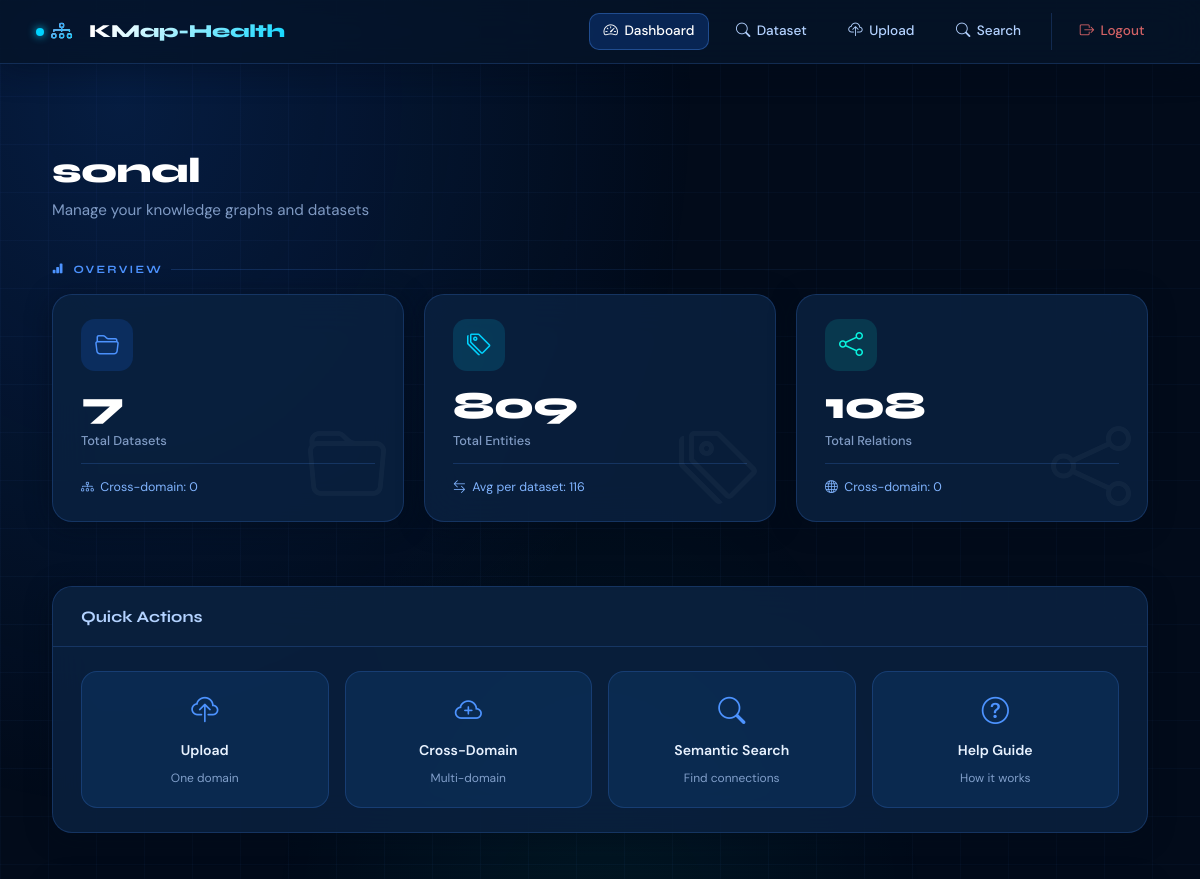
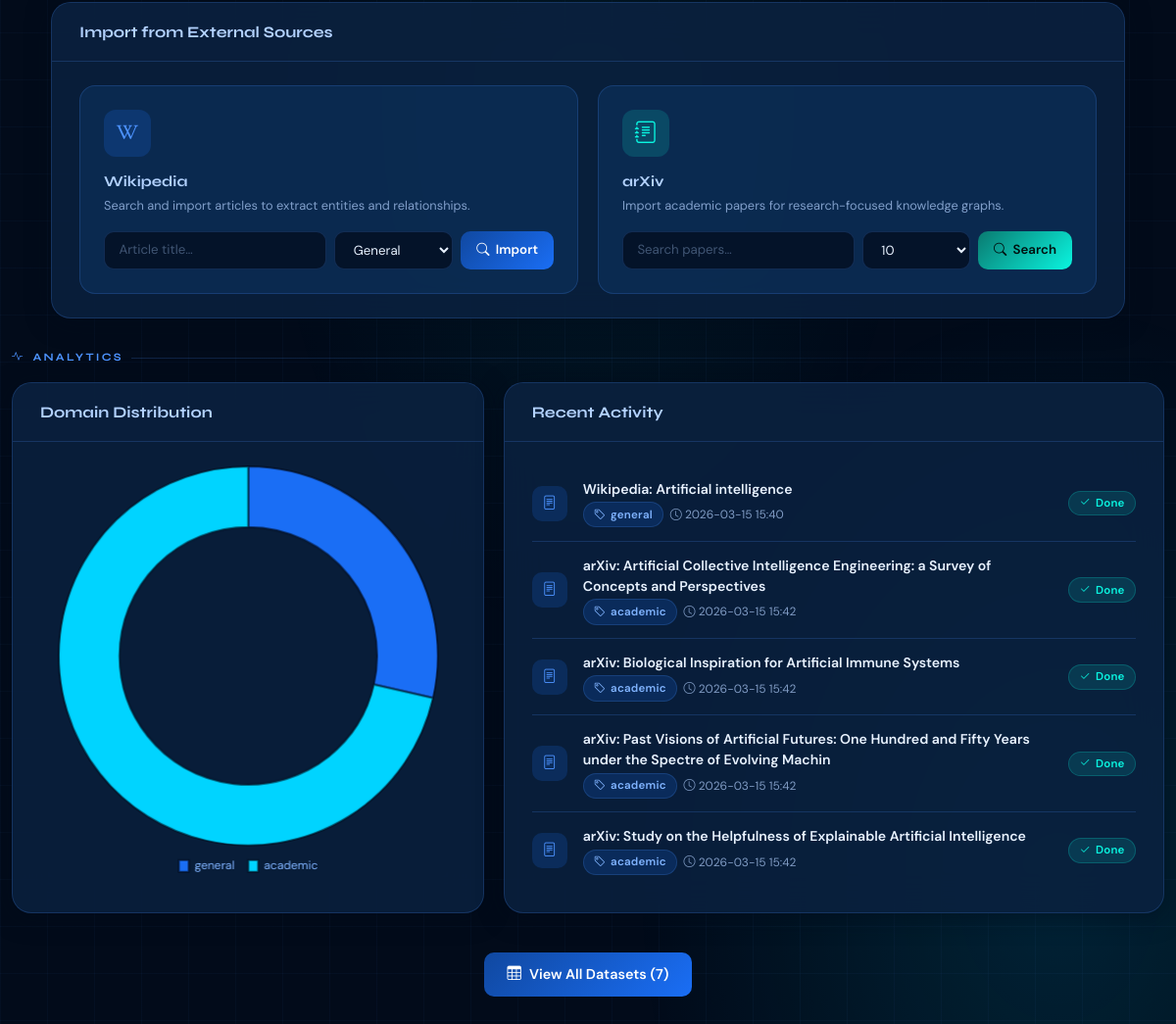
Before: /dashboard (signed in) with the older database file (2 pictures, top to bottom).
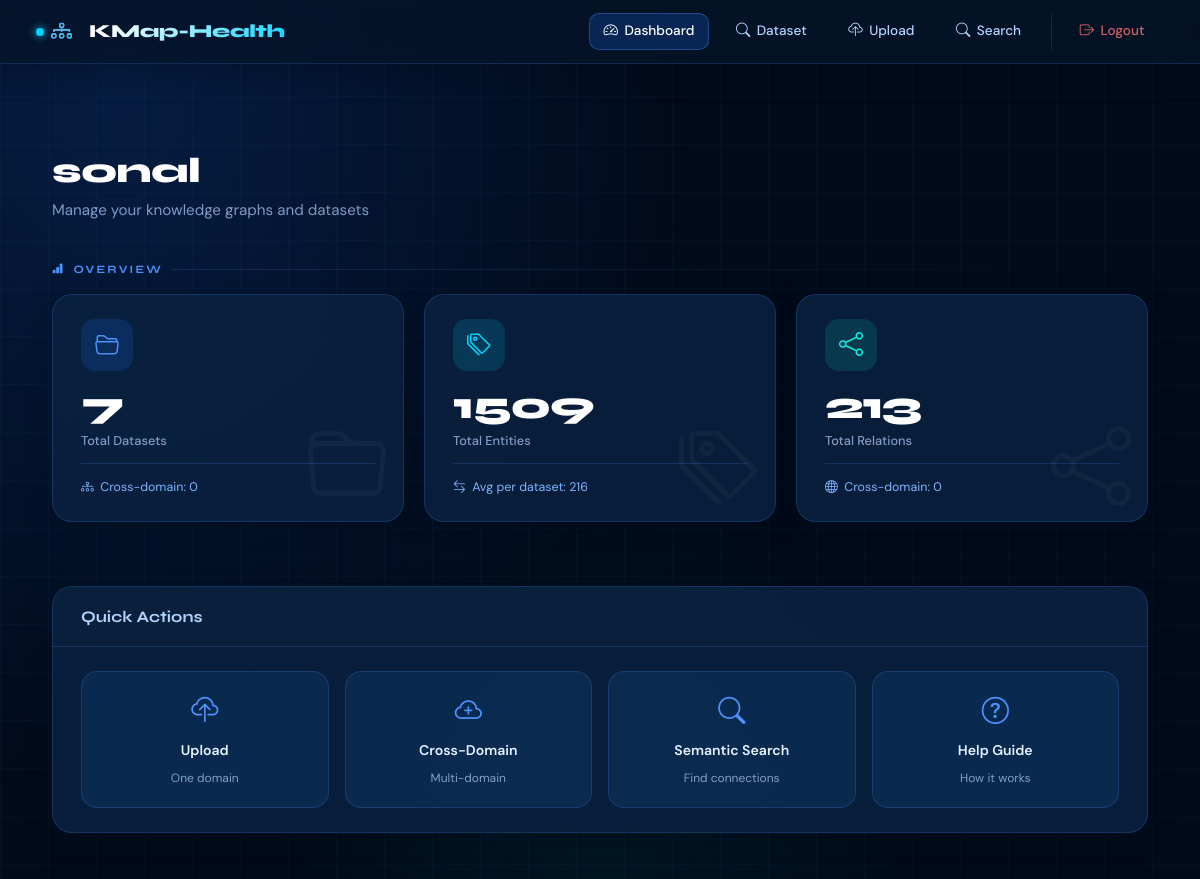
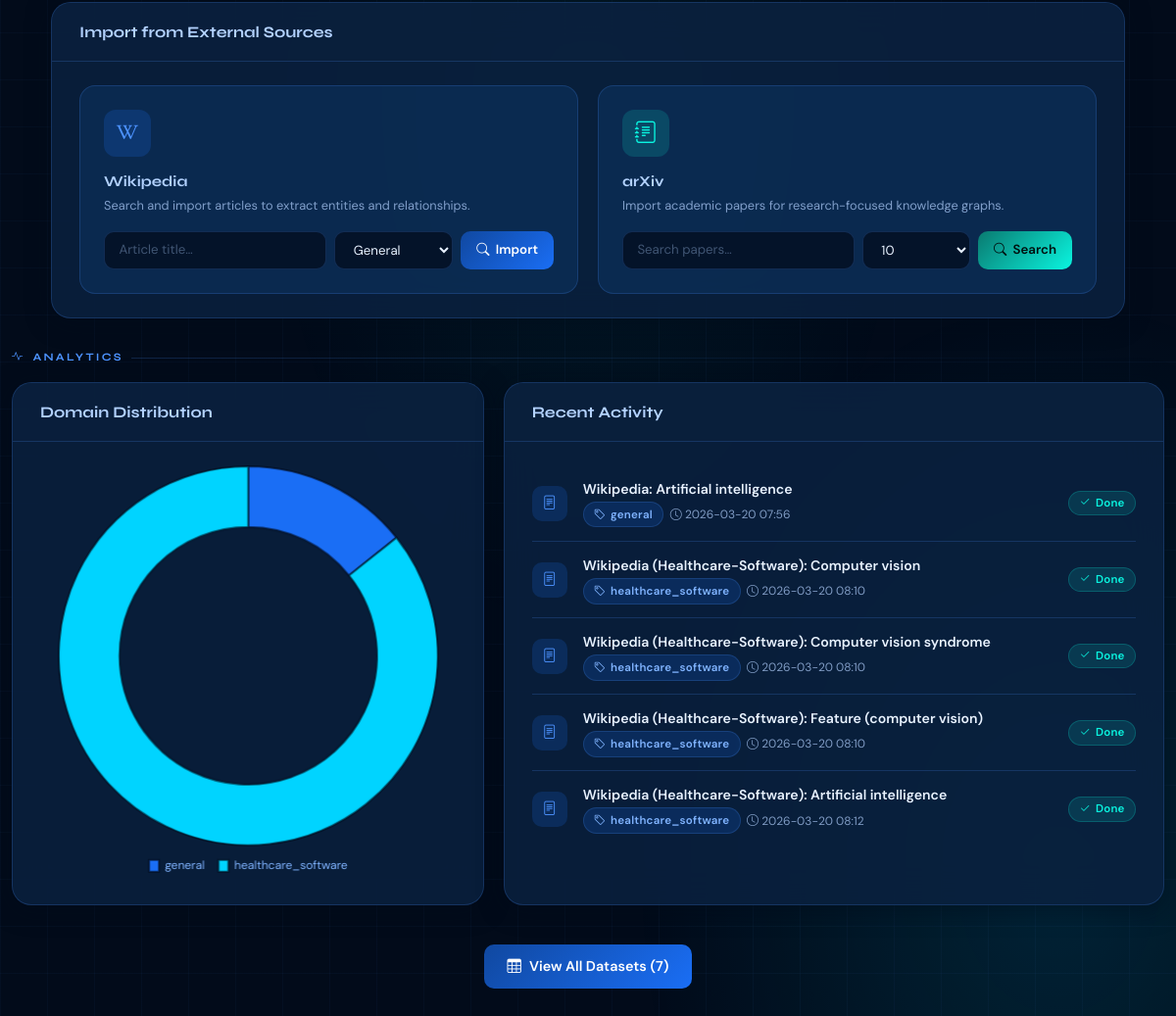
After: the same page with the newer database file (2 pictures, top to bottom).
### app.py (models this page shows, shortened)
class Dataset(db.Model):
    __tablename__ = 'datasets'
    id = db.Column(db.Integer, primary_key=True)
    name = db.Column(db.String(200), nullable=False)
    domain = db.Column(db.String(50), nullable=False)
    filename = db.Column(db.String(200), nullable=False)
    user_id = db.Column(db.Integer, db.ForeignKey('users.id'), nullable=False)
    uploaded_at = db.Column(db.DateTime, default=datetime.utcnow)
    processed = db.Column(db.Boolean, default=False)
    source_type = db.Column(db.String(50), default='upload')  # 'upload', 'wikipedia', 'arxiv'
    source_url = db.Column(db.String(500), nullable=True)  # Original source URL
    entities = db.relationship('Entity', backref='dataset', lazy=True, cascade='all, delete-orphan')
    relations = db.relationship('Relation', backref='dataset', lazy=True, cascade='all, delete-orphan')

### app.py (the view)
@app.route('/dashboard')
@login_required
def dashboard():
    datasets = Dataset.query.filter_by(user_id=current_user.id).all()
    cross_domain_datasets = 0
    cross_domain_relations = 0
    for dataset in datasets:
        if any(r.relation_type in ['same_as', 'related_to'] for r in dataset.relations):
            cross_domain_datasets += 1
    cross_domain_relations = Relation.query.filter(
        Relation.dataset_id.in_([d.id for d in datasets]),
        Relation.relation_type.in_(['same_as', 'related_to', 'works_for', 'employs', 'lives_in', 'located_in'])
    ).count()
    wikipedia_datasets = sum(1 for d in datasets if d.source_type == 'wikipedia')
    arxiv_datasets = sum(1 for d in datasets if d.source_type == 'arxiv')
    stats = {
        'total_datasets': len(datasets),
        'total_entities': Entity.query.join(Dataset).filter(Dataset.user_id == current_user.id).count(),
        'total_relations': Relation.query.join(Dataset).filter(Dataset.user_id == current_user.id).count(),
        'cross_domain_datasets': cross_domain_datasets,
        'cross_domain_relations': cross_domain_relations,
        'wikipedia_datasets': wikipedia_datasets,
        'arxiv_datasets': arxiv_datasets
    }
    return render_template('dashboard.html', datasets=datasets, stats=stats)

### app.py (called while the page is built)
@login_manager.user_loader
def load_user(user_id):
    return User.query.get(int(user_id))

### templates/dashboard.html (shortened to what the changed rows need)
{% extends "base.html" %}
{% block content %}
<div class="dashboard-wrapper">
  <div class="dashboard-header">
    <h2>{{ current_user.username }}</h2>
  </div>
  <div class="stats-grid">
    <div class="stat-card teal">
      <i class="bi bi-tags stat-bg-icon"></i>
      <div class="stat-icon"><i class="bi bi-tags"></i></div>
      <div class="stat-value">{{ stats.total_entities }}</div>
      <div class="stat-label">Total Entities</div>
      <div class="stat-sub">
        <i class="bi bi-arrow-left-right"></i> Avg per dataset:
        {{ (stats.total_entities / stats.total_datasets)|round|int if stats.total_datasets > 0 else 0 }}
      </div>
    </div>
    <div class="stat-card green">
      <i class="bi bi-share stat-bg-icon"></i>
      <div class="stat-icon"><i class="bi bi-share"></i></div>
      <div class="stat-value">{{ stats.total_relations }}</div>
      <div class="stat-label">Total Relations</div>
      <div class="stat-sub">
        <i class="bi bi-globe"></i> Cross-domain: {{ stats.cross_domain_relations|default(0) }}
      </div>
    </div>
  </div>
  <br class="row-2col" style="animation: fadeSlideUp .65s ease .15s both;">
    <br></br>
  </div>
  <div class="chart-row">
    <div class="glass-card">
      <div class="card-body-inner">
        <canvas id="domainChart" height="220"></canvas>
      </div>
    </div>
    <div class="glass-card">
      <div class="card-body-inner">
        {% for dataset in datasets[:5] %}
        <div class="timeline-item">
          <div class="timeline-dot"><i class="bi bi-file-text"></i></div>
          <div style="flex:1; min-width:0;">
            <div class="timeline-name">{{ dataset.name }}</div>
            <div class="timeline-meta">
              <span class="pill pill-blue"><i class="bi bi-tag"></i>{{ dataset.domain }}</span>
              <span><i class="bi bi-clock"></i> {{ dataset.uploaded_at.strftime('%Y-%m-%d %H:%M') }}</span>
            </div>
          </div>
          {% if dataset.processed %}
          <span class="pill pill-teal"><i class="bi bi-check2"></i> Done</span>
          {% else %}
          <span class="processing-pulse"><div class="dot-pulse"></div> Processing</span>
          {% endif %}
        </div>
        {% endfor %}
      </div>
    </div>
  </div>
{% endblock %}
{% block extra_js %}
<script>
document.addEventListener('DOMContentLoaded', function () {
  const domains = {};
  {% for dataset in datasets %}
    domains['{{ dataset.domain }}'] = (domains['{{ dataset.domain }}'] || 0) + 1;
  {% endfor %}
  const ctx = document.getElementById('domainChart').getContext('2d');
  new Chart(ctx, {
    type: 'doughnut',
    data: {
      labels: Object.keys(domains),
      datasets: [{
        data: Object.values(domains),
        backgroundColor: [
          '#1a6ef5','#00d4ff','#0af5e0','#4d93ff',
          '#0a4fb5','#80b4ff','#055db0','#b3d2ff'
        ],
        borderColor: 'rgba(2,11,26,.6)',
        borderWidth: 2,
        hoverOffset: 6
      }]
    },
    options: {
      responsive: true,
      cutout: '68%',
      plugins: {
        legend: {
          position: 'bottom',
          labels: {
            color: '#80b4ff',
            font: { family: "'DM Sans', sans-serif", size: 12 },
            boxWidth: 10,
            padding: 14
          }
        }
      }
    }
  });
});
setInterval(function () {
  if (document.querySelectorAll('.processing-pulse').length > 0) location.reload();
}, 5000);
</script>
{% endblock %}

Changed rows visible on the page:
no longer on this page (row edited): Dataset: name "arXiv: Artificial Collective Intelligence Engineering: a Survey of Concepts and Perspectives", domain "academic", uploaded_at "2026-03-15 15:42", processed True (drawn)
removed Dataset: name "arXiv: Biological Inspiration for Artificial Immune Systems", domain "academic", uploaded_at "2026-03-15 15:42", processed True (drawn)
removed Dataset: name "arXiv: Past Visions of Artificial Futures: One Hundred and Fifty Years under the Spectre of Evolving Machin", domain "academic", uploaded_at "2026-03-15 15:42", processed True (drawn)
removed Dataset: name "arXiv: Study on the Helpfulness of Explainable Artificial Intelligence", domain "academic", uploaded_at "2026-03-15 15:42", processed True (drawn)
changed Dataset "Wikipedia: Artificial intelligence": uploaded_at "2026-03-15 15:40" → "2026-03-20 07:56"
added Dataset: name "Wikipedia (Healthcare-Software): Computer vision", domain "healthcare_software", uploaded_at "2026-03-20 08:10", processed True (drawn)
added Dataset: name "Wikipedia (Healthcare-Software): Computer vision syndrome", domain "healthcare_software", uploaded_at "2026-03-20 08:10", processed True (drawn)
added Dataset: name "Wikipedia (Healthcare-Software): Feature (computer vision)", domain "healthcare_software", uploaded_at "2026-03-20 08:10", processed True (drawn)
added Dataset: name "Wikipedia (Healthcare-Software): Artificial intelligence", domain "healthcare_software", uploaded_at "2026-03-20 08:12", processed True (drawn)
Other visible differences:
{{ stats.total_entities }}: "809" → "1509"
{{ stats.total_relations }}: "108" → "213"
chart data {{ dataset.domain }}: general, academic, academic, academic, academic, academic, general → general, healthcare_software, healthcare_software, healthcare_software, healthcare_software, healthcare_software, healthcare_software
text no longer shown: "116"
text now shown: "216"
